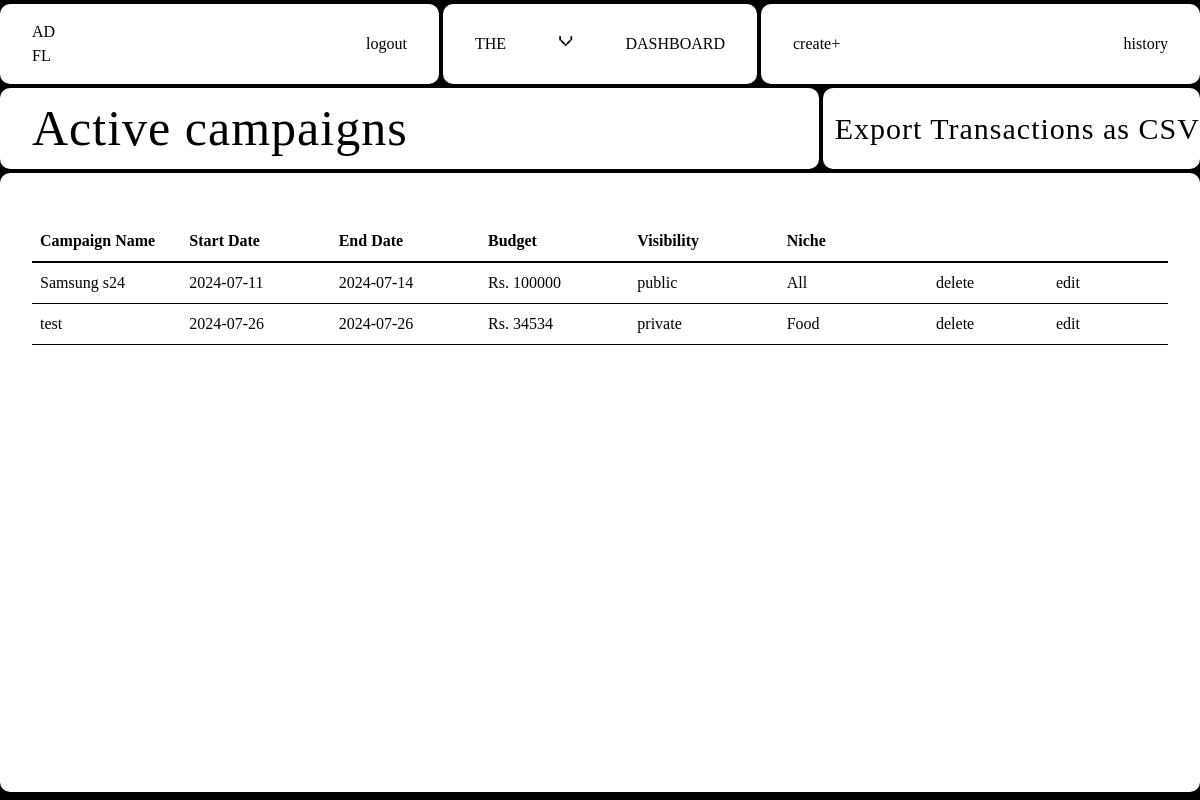
Page /sponsor/viewCampaigns (signed in) on the earlier database version.
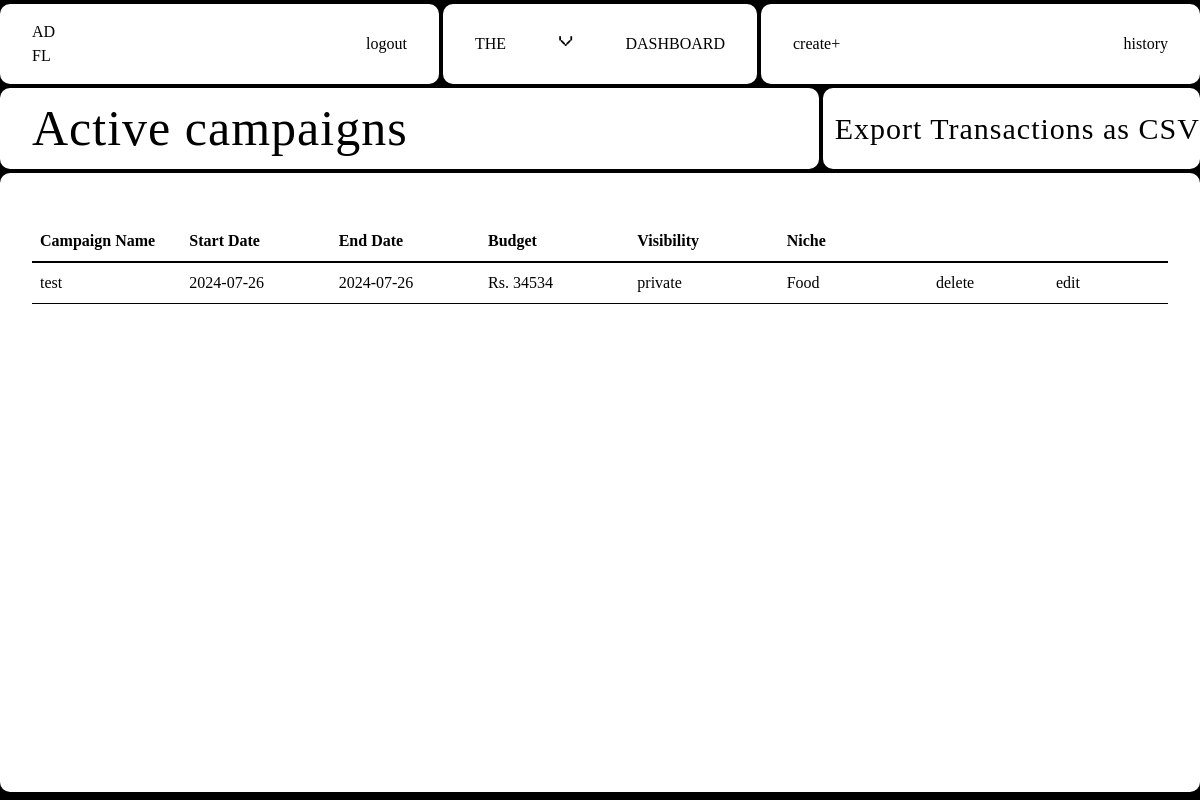
Same page on the later database version.
### Adfluence/models.py (models this page shows)
class Campaign(db.Model):
    __tablename__ = "campaign"
    id = db.Column(db.Integer, primary_key=True)
    name = db.Column(db.String(40), nullable=False)
    description = db.Column(db.Text, nullable=False)
    start_date = db.Column(db.Date, nullable=False)
    end_date = db.Column(db.Date, nullable=False)
    budget = db.Column(db.Integer, nullable=False)
    visibility = db.Column(db.String(10), nullable=False)  # 'public' or 'private'
    goals = db.Column(db.Text, nullable=False)
    niche = db.Column(db.String(40), nullable=False)
    status = db.Column(db.String(20), nullable=False, default="Incomplete")
    flagged = db.Column(db.Boolean, default=False)
    user_id = db.Column(db.Integer, db.ForeignKey("user.id"), nullable=False)
    ad_requests = db.relationship(
        "AdRequest", backref="campaign", cascade="all, delete-orphan"
    )
    campaign_requests = db.relationship(
        "campaignRequest", backref="campaign", cascade="all, delete-orphan"
    )

### Adfluence/sponsor.py (the view)
@sponsor.route("/viewCampaigns", methods=["GET"])
@role_required("Sponsor")
@login_required
def viewCampaigns():
    active_campaigns = Campaign.query.filter(
        Campaign.user_id == current_user.id, Campaign.status == "Incomplete"
    ).all()
    return render_template(
        "Sponsor/viewCampaigns.html", user=current_user, campaigns=active_campaigns
    )

### Adfluence/views.py (called while the page is built)
def role_required(role):
    def decorator(f):
        @wraps(f)
        def decorated_function(*args, **kwargs):
            if current_user.role != role:
                abort(403)
            return f(*args, **kwargs)
        return decorated_function
    return decorator

### Adfluence/templates/Sponsor/viewCampaigns.html (shortened to what this page needs)
{% extends "base.html" %} {% block head %}
<link
  rel="stylesheet"
  href="{{ url_for('static', filename='src/sponsor_css/view_campaigns.css') }}"
/>
{% endblock %} {% block content %}
<div class="container">
  <nav>
    <div class="nav-1">
      <a href="{{ url_for('sponsor.dashboard') }}" class="logo view">
        AD <br />
        FL
      </a>
      <a href="{{ url_for('views.logout') }}" class="view">logout</a>
    </div>
    <div class="nav-2">
      <p class="menu-button view">the</p>
      <p class="x">v</p>
      <p class="menu-button view">dashboard</p>
    </div>
    <div class="nav-3">
      {% if user.flagged == False %}
      <a href="{{ url_for('sponsor.createCampaign') }}" class="view">create+</a>
      {% endif %}
      <a
        href="{{ url_for('sponsor.payment_history',user_id=current_user.id) }}"
        class="view"
      >
        history
      </a>
    </div>
  </nav>
  <div class="content-wrapper">
    <div class="header-wrapper">
      <div class="header-1">
        <h1>Active campaigns</h1>
      </div>
      <div class="header-2">
        <div class="marquee">
          <span>
            <a href="{{ url_for('sponsor.export_csv')}}">
              Export Transactions as CSV &nbsp; Export Transactions as CSV
              &nbsp; Export Transactions as CSV &nbsp; Export Transactions as
              CSV &nbsp; Export Transactions as CSV &nbsp; Export Transactions
              as CSV &nbsp; Export Transactions as CSV &nbsp; Export
              Transactions as CSV &nbsp; Export Transactions as CSV &nbsp;
            </a>
          </span>
        </div>
      </div>
    </div>
    <div class="table-wrapper">
      <table class="first-table">
        <thead>
          <tr>
            <th>Campaign Name</th>
            <th>Start Date</th>
            <th>End Date</th>
            <th>Budget</th>
            <th>Visibility</th>
            <th>Niche</th>
            <th class="link"></th>
            <th class="link"></th>
          </tr>
        </thead>
        <tbody>
          {% for campaign in campaigns %}
          <tr>
            <td>
              <a
                href="{{ url_for('sponsor.viewCampaign', campaign_id=campaign.id) }}"
                class="view"
                >{{ campaign.name }}</a
              >
            </td>
            <td>{{ campaign.start_date.strftime('%Y-%m-%d') }}</td>
            <td>{{ campaign.end_date.strftime('%Y-%m-%d') }}</td>
            <td>Rs. {{ campaign.budget }}</td>
            <td>{{ campaign.visibility }}</td>
            <td>{{ campaign.niche }}</td>
            <td class="link danger">
              <form
                action="{{ url_for('sponsor.deleteCampaign', campaign_id=campaign.id) }}"
                method="POST"
                onsubmit="return confirm('Are you sure you want to delete this campaign?');"
              >
                <button type="submit">delete</button>
              </form>
            </td>
            {% if campaign.flagged==True %}
            <td class="status-rejected">Flagged by admin</td>
            {% else %}
            <td class="link view">
              <form
                action="{{ url_for('sponsor.editCampaign', campaign_id=campaign.id) }}"
                method="POST"
                onsubmit="return confirm('Are you sure you want to edit this campaign?');"
              >
                <button type="submit">edit</button>
              </form>
            </td>
            {% endif %}
          </tr>
          {% endfor %}
        </tbody>
      </table>
    </div>
  </div>
  {% endblock %}

Differences in the rows shown:
no longer on this page (row edited): Campaign: name "Samsung s24", start_date "2024-07-11", end_date "2024-07-14", budget "100000", visibility "public", niche "All"
